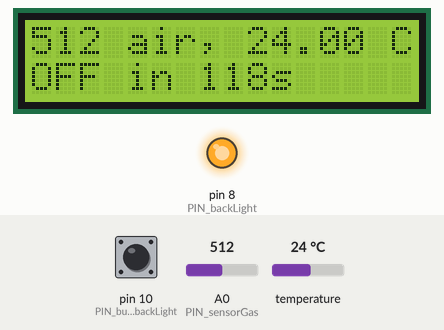
A program run on a simulated Arduino Uno, built with avr-gcc and run on an emulated ATmega328P. Shown: 16×2 character LCD, output pins drawn as LEDs (lit = HIGH). Inputs (shaded band) come from the test bench; at power-on: pin 10 (PIN_button_backLight) HIGH, temperature 24 °C, A0 (PIN_sensorGas) = 512. What the program prints to the serial monitor is not drawn.

Above: at 1.2 s.
1.3 s: pin 10 (PIN_button_backLight) pulled LOW for 0.15 s
At 1.6 s:
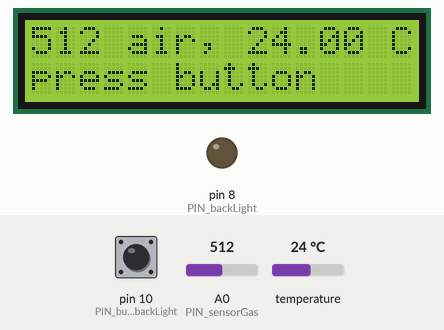
2.9 s: pin 10 (PIN_button_backLight) pulled LOW for 1 s
At 2.98 s:
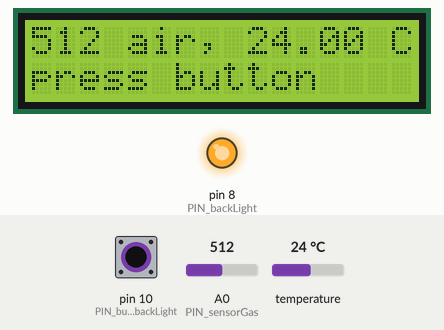
5.4 s: temperature set to 12 °C
At 6.8 s:
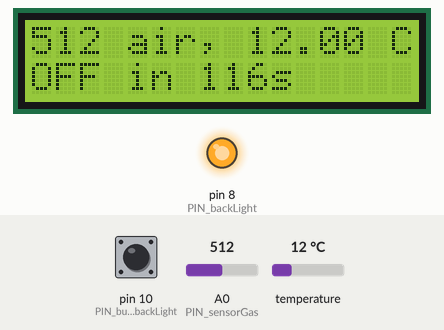
7.5 s: A0 (PIN_sensorGas) set to 716
At 8.7 s:
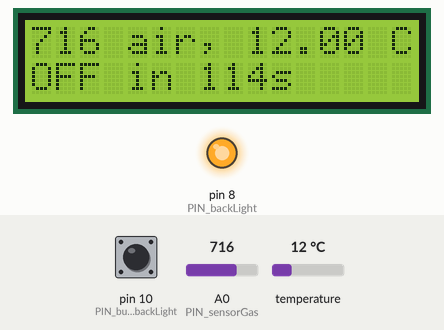
9.5 s: temperature set to 19 °C
At 10.4 s:
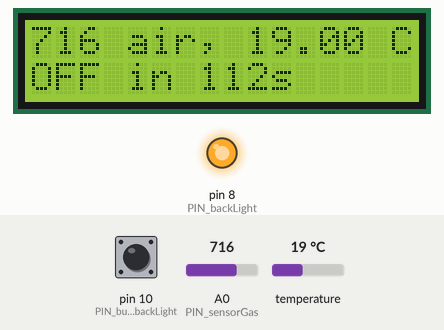
11.5 s: A0 (PIN_sensorGas) set to 900
At 12.9 s:
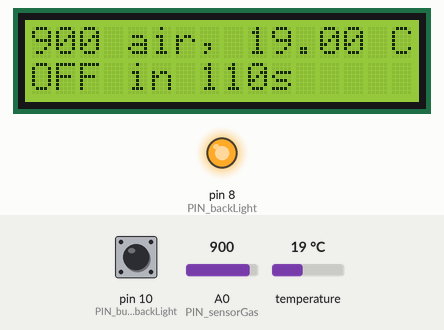
Timing chart, 0 to 14.5 s (numbered marks = the images above; inputs shaded):
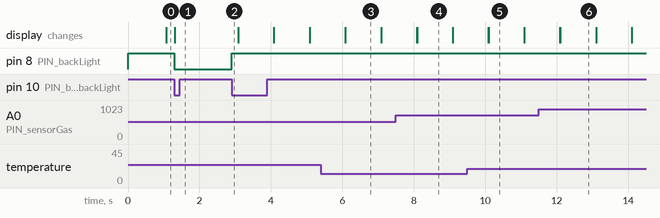

The program:

main.cpp
```cpp
#include <Arduino.h>
#include <LiquidCrystal.h>
#include <IRremote.hpp>
#include <Adafruit_BMP280.h>

#define BMP280_I2C_ADDRESS 0x76

Adafruit_BMP280 bmp; // use I2C interface
Adafruit_Sensor *bmp_temp = bmp.getTemperatureSensor();
Adafruit_Sensor *bmp_pressure = bmp.getPressureSensor();

const unsigned char
	rs = 2,						// Digital 02
	en = 3,						// Digital 03
	d4 = 4,						// Digital 04
	d5 = 5,						// Digital 05
	d6 = 6,						// Digital 06
	d7 = 7,						// Digital 07
	PIN_button_backLight = 10,	// Digital 10
	PIN_backLight = 8,			// Digital 08
	PIN_irRemote = 9,			// Digital 09
	PIN_sensorGas = A0;			// Analog  00

const unsigned long
	backLight_turnOffTime = 1e5 + 2e4; // 120s

bool backLight = true;
unsigned long backLight_turnOff = millis() + backLight_turnOffTime;
int sensorGas_value;
int sensorGas_lastValue;
unsigned long delay_1s;
unsigned long delay_500ms;
long BUTTON_OFF = -1169817856;

LiquidCrystal lcd(rs, en, d4, d5, d6, d7);

void clearLine(int line)
{
	lcd.setCursor(0, line);
	lcd.print("                "); // clear all 16 columns
	lcd.setCursor(0, line);
}
void changeBackLightBool(unsigned char newMode = 2)
{
	if (newMode == 2)
	{
		if (backLight)
		{
			newMode = 0;
		}
		else if (!backLight)
		{
			newMode = 1;
		}
	}

	if (newMode == 1)
	{
		backLight = true;
		backLight_turnOff = millis() + backLight_turnOffTime;
		digitalWrite(PIN_backLight, HIGH);
	}
	else if (newMode == 0)
	{
		backLight_turnOff = 0;
	}
}
void runEvery_500ms(unsigned long ms)
{
	if (
		ms < backLight_turnOff &&
		backLight)
	{
		clearLine(1);
		lcd.print("OFF in ");
		lcd.print((backLight_turnOff - ms) / 1000);
		lcd.print("s");
	}
}
void runEvery_1s(unsigned long ms)
{
	sensorGas_value = analogRead(PIN_sensorGas);
	clearLine(0);
	lcd.print(sensorGas_value);
	lcd.print(" air, ");
	lcd.print(bmp.readTemperature());
	lcd.print(" C");
}

void setup()
{
	Serial.begin(9600);

	// status = bmp.begin(BMP280_ADDRESS_ALT, BMP280_CHIPID);
	bool status = bmp.begin(BMP280_I2C_ADDRESS);
	if (!status)
	{
		Serial.println("SENSOR ERROR");
		Serial.print("SensorID was: 0x");
		Serial.println(bmp.sensorID(), 16);
		delay(10000);
	}

	bmp.setSampling(Adafruit_BMP280::MODE_NORMAL,	  /* Operating Mode. */
					Adafruit_BMP280::SAMPLING_X2,	  /* Temp. oversampling */
					Adafruit_BMP280::SAMPLING_X16,	  /* Pressure oversampling */
					Adafruit_BMP280::FILTER_X16,	  /* Filtering. */
					Adafruit_BMP280::STANDBY_MS_500); /* Standby time. */

	pinMode(PIN_backLight, OUTPUT);

	pinMode(PIN_button_backLight, INPUT);
	digitalWrite(PIN_button_backLight, HIGH);

	pinMode(PIN_sensorGas, INPUT);
	digitalWrite(PIN_backLight, HIGH);

	IrReceiver.begin(PIN_irRemote, DISABLE_LED_FEEDBACK);

	lcd.begin(16, 2);
	lcd.print("Startup ...");
}
bool lastButtonState = false;
unsigned long startPress;
void loop()
{
	const unsigned long ms = millis();

	if (ms > delay_1s)
	{
		delay_1s = ms + 1e3;
		runEvery_1s(ms);
	}
	if (ms > delay_500ms)
	{
		delay_500ms = ms + 5e2;
		runEvery_500ms(ms);
	}

	bool buttonPressed = digitalRead(PIN_button_backLight) == LOW;
	if (buttonPressed != lastButtonState)
	{
		if (buttonPressed)
		{
			Serial.print("Button Pressed ");
			startPress = millis();
			changeBackLightBool();
		}
		else
		{
			Serial.print(millis() - startPress);
			Serial.print("\n");
		}
		lastButtonState = buttonPressed;
		delay(1);
	}

	if (
		ms > backLight_turnOff &&
		backLight)
	{
		backLight = false;
		digitalWrite(PIN_backLight, LOW);
		clearLine(1);
		lcd.print("press button");
	}
	if (IrReceiver.decode())
	{
		long irReceived = IrReceiver.decodedIRData.decodedRawData;
		if (irReceived != 0)
		{
			Serial.println(irReceived);
			if (irReceived == BUTTON_OFF)
			{ // if power off btn pressed
				Serial.println("OFF BTN PRESSED!");
				changeBackLightBool();
			}
		}
		IrReceiver.resume();
	}
}
```

Measured:
- after the input at 1.3 s, pin 8 (PIN_backLight): HIGH → LOW at once; the display: changes at once (image 1)
- after the input at 2.9 s, pin 8 (PIN_backLight): LOW → HIGH at once
- what the display in image 3 shows lasts 1.0 s, from 6.1 s to 7.1 s
